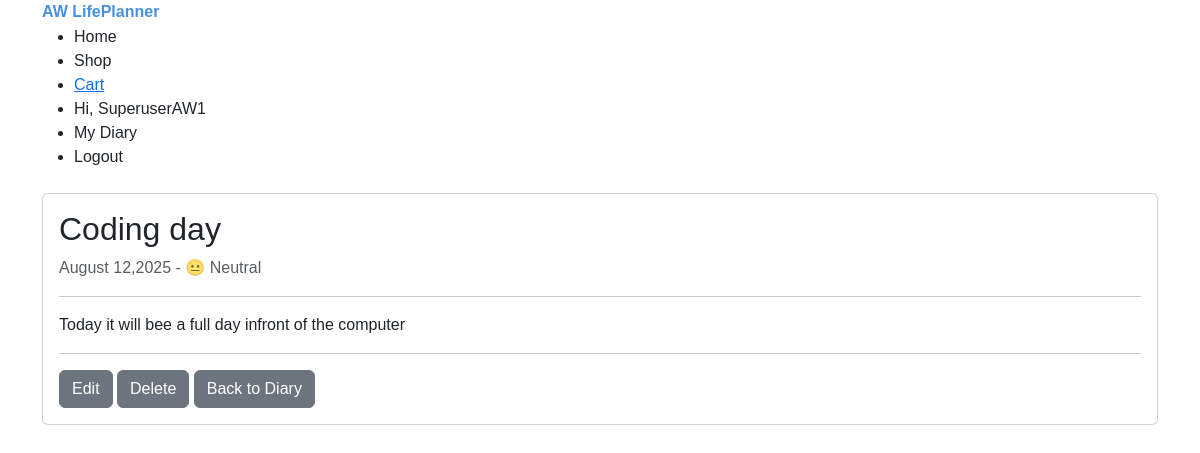
The page /diary/entry/1/ (signed in) on the database its author committed.
### diary/models.py (models this page shows, shortened)
class DiaryEntry(models.Model):
    MOOD_CHOICES = [
        ('happy', '😊 Happy'),
        ('sad', '😢 Sad'),
        ('neutral', '😐 Neutral'),
        ('excited', '🤩 Excited'),
        ('anxious', '😰 Anxious'),
    ]
    user = models.ForeignKey(User, on_delete=models.CASCADE)
    date = models.DateField(default=timezone.now)
    title = models.CharField(max_length=200)
    content = models.CharField()
    mood = models.CharField(max_length=50, choices=MOOD_CHOICES,null=True, blank=True)
    created_at = models.DateTimeField(auto_now_add=True)
    update_at = models.DateTimeField(auto_now=True)
    class Meta:
        ordering =[
            '-date',
            '-created_at',
        ]

### diary/views.py (the view)
# urls.py: path('entry/<int:entry_id>/', views.view_entry, name='view_entry'),
@login_required
def view_entry(request, entry_id):
    entry = get_object_or_404(DiaryEntry, pk=entry_id)
    return render(request, 'diary/view_entry.html', {'entry': entry})

### diary/templates/diary/view_entry.html (shortened to what this page needs)
{% extends 'base.html' %}
{% block content %}
    <div class="row">
        <div class="col-md8 mx-auto">
            <div class="card">
                <div class="card-body">
                    <h2>{{ entry.title }}</h2>
                    <p class="text-muted">
                        {{ entry.date|date:"F d,Y" }}
                        {% if entry.mood %} - {{ entry.get_mood_display }}{% endif %}
                    </p>
                    <hr>
                    <p>{{ entry.content|linebreaks }}</p>
                    <hr>
                    <a href="{% url 'diary:edit_entry' entry.id %}" class="btn btn-secondary">
                        Edit
                    </a>
                    <a href="{% url 'diary:delete_entry' entry.id %}" class="btn btn-secondary">
                        Delete
                    </a>
                    <a href="{% url 'diary:diary_home' %}" class="btn btn-secondary">
                        Back to Diary
                    </a>
                </div>
            </div>
        </div>
    </div>
{% endblock %}

### templates/base.html (shortened to what this page needs)
{% load static %}
<!DOCTYPE html>
<html lang="en">
<head>
    <link href="https://cdn.jsdelivr.net/npm/bootstrap@5.3.0/dist/css/bootstrap.min.css" rel="stylesheet">
    <link rel="stylesheet" href="{% static 'css/main.css' %}">
</head>
<body>
    <nav class="nabar nabar-expand-lg navbar-light bg-ligth">
        <div class="container">
            <a href="/" class="navbar-brand">AW LifePlanner</a>
            <button class="navbar-toggler" type="button" data-bs-toggle="collapse" data-bs-target="#navbarNav">
                <span class="navbar-toggler-icon"></span>
            </button>
            <div class="collaps nabar-collape" id="navbarNav" >
                <ul class="nabar-nav ms-auto">
                    <li class="nav-item">
                        <a href="/" class="nav-link">Home</a>
                    </li>
                    <li class="nav-item">
                        <a href="{% url 'shop:modules' %}" class="nav-link">Shop</a>
                    </li>
                    {% if user.is_authenticated %}
                        <li class="nav-item">
                            <a href="{% url 'shop:view_cart' %}">
                                Cart
                            </a>
                        </li>
                        <li class="nav-item">
                            <a href="#" class="nav-link">Hi, {{ user.username }}</a>
                        </li>
                        <li class="nav-item">
                            <a class="nav-link" href="{% url 'diary:diary_home' %}">My Diary</a>
                        </li>
                        <li class="nav-item">
                            <a href="{% url 'account_logout' %}" class="nav-link">Logout</a>
                        </li>
                    {% endif %}
                </ul>
            </div>
        </div>
    </nav>
    <main class="container my-4">
        {%  block content %}
        {% endblock %}
    </main>
</body>
</html>

### static/css/main.css (style rules this page uses)
body { font-family: Arial, Helvetica, sans-serif; }
.navbar-brand { font-weight: bold; color:#4a90e2 !important; }
main { min-height: 80vh; }

### rows shown on the page
DiaryEntry: title "Coding day", date "August 12,2025", mood "😐 Neutral", content "Today it will bee a full day infront of the computer"

### other values the page prints
{{ user.username }} "SuperuserAW1"
